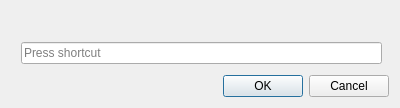
<?xml version="1.0" encoding="UTF-8"?>
<ui version="4.0">
 <class>HotkeyCaptureDialog</class>
 <widget class="QDialog" name="HotkeyCaptureDialog">
  <property name="geometry">
   <rect>
    <x>0</x>
    <y>0</y>
    <width>400</width>
    <height>108</height>
   </rect>
  </property>
  <property name="windowTitle">
   <string>Dialog</string>
  </property>
  <layout class="QVBoxLayout" name="verticalLayout">
   <item>
    <widget class="QStackedWidget" name="stackedWidget">
     <widget class="QWidget" name="keySequenceEditPage">
      <widget class="PlatKeySequenceEdit" name="keySequenceEdit">
       <property name="geometry">
        <rect>
         <x>10</x>
         <y>30</y>
         <width>361</width>
         <height>24</height>
        </rect>
       </property>
       <property name="maximumSequenceLength">
        <longLong>1</longLong>
       </property>
      </widget>
     </widget>
     <widget class="QWidget" name="hotkeyNamePage">
      <property name="inputMethodHints">
       <set>Qt::InputMethodHint::ImhNone</set>
      </property>
      <widget class="QLineEdit" name="lineEdit">
       <property name="geometry">
        <rect>
         <x>10</x>
         <y>30</y>
         <width>361</width>
         <height>24</height>
        </rect>
       </property>
       <property name="placeholderText">
        <string>Enter &quot;hotkey&quot; name</string>
       </property>
      </widget>
     </widget>
    </widget>
   </item>
   <item>
    <widget class="QDialogButtonBox" name="buttonBox">
     <property name="orientation">
      <enum>Qt::Orientation::Horizontal</enum>
     </property>
     <property name="standardButtons">
      <set>QDialogButtonBox::StandardButton::Cancel|QDialogButtonBox::StandardButton::Ok</set>
     </property>
    </widget>
   </item>
  </layout>
 </widget>
 <customwidgets>
  <customwidget>
   <class>PlatKeySequenceEdit</class>
   <extends>QKeySequenceEdit</extends>
   <header>ui/hotkey/platkeysequenceedit.h</header>
  </customwidget>
 </customwidgets>
 <resources/>
 <connections>
  <connection>
   <sender>buttonBox</sender>
   <signal>accepted()</signal>
   <receiver>HotkeyCaptureDialog</receiver>
   <slot>accept()</slot>
   <hints>
    <hint type="sourcelabel">
     <x>248</x>
     <y>254</y>
    </hint>
    <hint type="destinationlabel">
     <x>157</x>
     <y>274</y>
    </hint>
   </hints>
  </connection>
  <connection>
   <sender>buttonBox</sender>
   <signal>rejected()</signal>
   <receiver>HotkeyCaptureDialog</receiver>
   <slot>reject()</slot>
   <hints>
    <hint type="sourcelabel">
     <x>316</x>
     <y>260</y>
    </hint>
    <hint type="destinationlabel">
     <x>286</x>
     <y>274</y>
    </hint>
   </hints>
  </connection>
 </connections>
</ui>
